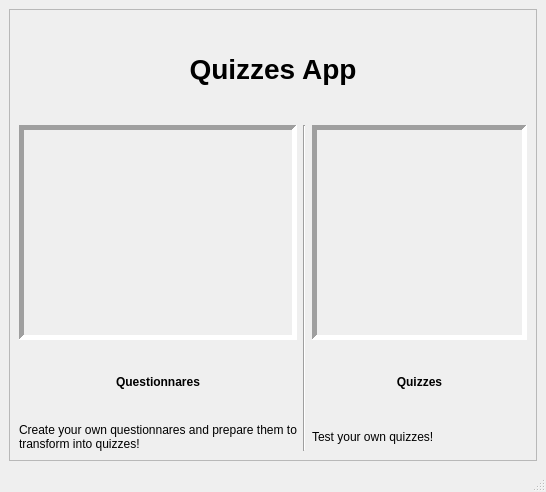
<?xml version="1.0" encoding="UTF-8"?>
<ui version="4.0">
 <class>MainWindow</class>
 <widget class="QMainWindow" name="MainWindow">
  <property name="geometry">
   <rect>
    <x>0</x>
    <y>0</y>
    <width>483</width>
    <height>492</height>
   </rect>
  </property>
  <property name="windowTitle">
   <string>MainWindow</string>
  </property>
  <widget class="QWidget" name="centralwidget">
   <layout class="QGridLayout" name="gridLayout">
    <item row="0" column="0">
     <widget class="QFrame" name="home_frame">
      <property name="frameShape">
       <enum>QFrame::StyledPanel</enum>
      </property>
      <property name="frameShadow">
       <enum>QFrame::Raised</enum>
      </property>
      <layout class="QGridLayout" name="gridLayout_2">
       <item row="1" column="0">
        <widget class="QClickableLabel" name="pix_label_questionnare">
         <property name="minimumSize">
          <size>
           <width>215</width>
           <height>215</height>
          </size>
         </property>
         <property name="autoFillBackground">
          <bool>false</bool>
         </property>
         <property name="frameShape">
          <enum>QFrame::Panel</enum>
         </property>
         <property name="frameShadow">
          <enum>QFrame::Sunken</enum>
         </property>
         <property name="lineWidth">
          <number>5</number>
         </property>
         <property name="midLineWidth">
          <number>0</number>
         </property>
         <property name="text">
          <string/>
         </property>
         <property name="pixmap">
          <pixmap>questionnare.gif</pixmap>
         </property>
         <property name="alignment">
          <set>Qt::AlignCenter</set>
         </property>
        </widget>
       </item>
       <item row="2" column="0">
        <widget class="QLabel" name="label_questionnare">
         <property name="font">
          <font>
           <weight>75</weight>
           <bold>true</bold>
          </font>
         </property>
         <property name="text">
          <string>Questionnares</string>
         </property>
         <property name="alignment">
          <set>Qt::AlignCenter</set>
         </property>
        </widget>
       </item>
       <item row="2" column="2">
        <widget class="QLabel" name="label_quiz">
         <property name="font">
          <font>
           <weight>75</weight>
           <bold>true</bold>
          </font>
         </property>
         <property name="text">
          <string>Quizzes</string>
         </property>
         <property name="alignment">
          <set>Qt::AlignCenter</set>
         </property>
        </widget>
       </item>
       <item row="1" column="2">
        <widget class="QClickableLabel" name="pix_label_quiz">
         <property name="minimumSize">
          <size>
           <width>215</width>
           <height>215</height>
          </size>
         </property>
         <property name="frameShape">
          <enum>QFrame::Panel</enum>
         </property>
         <property name="frameShadow">
          <enum>QFrame::Sunken</enum>
         </property>
         <property name="lineWidth">
          <number>5</number>
         </property>
         <property name="text">
          <string/>
         </property>
         <property name="pixmap">
          <pixmap>quiz-icon.gif</pixmap>
         </property>
         <property name="alignment">
          <set>Qt::AlignCenter</set>
         </property>
        </widget>
       </item>
       <item row="0" column="0" colspan="3">
        <widget class="QLabel" name="label_home_title">
         <property name="sizePolicy">
          <sizepolicy hsizetype="Preferred" vsizetype="Minimum">
           <horstretch>100</horstretch>
           <verstretch>0</verstretch>
          </sizepolicy>
         </property>
         <property name="minimumSize">
          <size>
           <width>0</width>
           <height>100</height>
          </size>
         </property>
         <property name="font">
          <font>
           <pointsize>21</pointsize>
           <weight>75</weight>
           <italic>false</italic>
           <bold>true</bold>
           <underline>false</underline>
          </font>
         </property>
         <property name="text">
          <string>Quizzes App</string>
         </property>
         <property name="alignment">
          <set>Qt::AlignCenter</set>
         </property>
        </widget>
       </item>
       <item row="3" column="0">
        <widget class="QLabel" name="label_questionnare_description">
         <property name="sizePolicy">
          <sizepolicy hsizetype="Minimum" vsizetype="Fixed">
           <horstretch>40</horstretch>
           <verstretch>0</verstretch>
          </sizepolicy>
         </property>
         <property name="minimumSize">
          <size>
           <width>0</width>
           <height>20</height>
          </size>
         </property>
         <property name="text">
          <string>Create your own questionnares and prepare them to transform into quizzes!</string>
         </property>
         <property name="wordWrap">
          <bool>true</bool>
         </property>
        </widget>
       </item>
       <item row="1" column="1" rowspan="3">
        <widget class="Line" name="line">
         <property name="orientation">
          <enum>Qt::Vertical</enum>
         </property>
        </widget>
       </item>
       <item row="3" column="2">
        <widget class="QLabel" name="label_quizzes_description">
         <property name="text">
          <string>Test your own quizzes!</string>
         </property>
        </widget>
       </item>
      </layout>
     </widget>
    </item>
   </layout>
  </widget>
  <widget class="QMenuBar" name="menubar">
   <property name="geometry">
    <rect>
     <x>0</x>
     <y>0</y>
     <width>483</width>
     <height>21</height>
    </rect>
   </property>
  </widget>
  <widget class="QStatusBar" name="statusbar"/>
 </widget>
 <customwidgets>
  <customwidget>
   <class>QClickableLabel</class>
   <extends>QLabel</extends>
   <header location="global">clickable_label.h</header>
  </customwidget>
 </customwidgets>
 <resources/>
 <connections/>
</ui>
